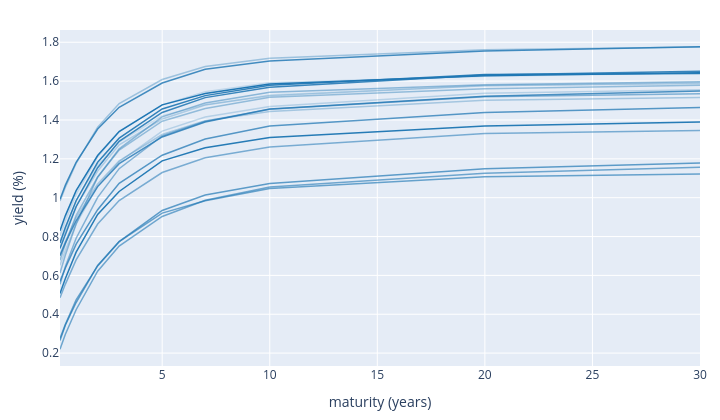

Write notebook code for a chart like this one.
### Markdown cell above
### 金利カーブ PCA — Level / Slope / Curvature

国債利回りは満期ごとに 1 本ずつあり(イールドカーブ)、毎日まとめて動きます。
日次変化を PCA すると、世界中の市場で繰り返し観測される 3 つの主成分が現れます。

- **PC1 Level(水平移動)**: 全満期が同方向に動く。全分散の大半を占める。
- **PC2 Slope(傾き)**: 短期と長期が逆方向に動く(スティープ化・フラット化)。
- **PC3 Curvature(曲率)**: 中期だけが逆に動く(バタフライ)。

合成した金利カーブパネル(500 営業日 × 10 満期)で再現します。まずデータを眺めます。

### Code cell
# Synthetic yield-curve panel: sampled curves from oldest (light) to newest (dark).
mats, curves = make_yield_curves(n_days=500, seed=42)
fig = plotting.plotly_yield_curves(mats, curves.to_numpy(), every=25)
fig.show()

### Figure 1 — Plotly figure (JSON) as saved in the notebook; plotly's stock layout.template omitted (floating-point values rounded to 4 significant figures)
{"data": [{"line": {"color": "rgba(31, 119, 180, 0.15)", "width": 1.5}, "mode": "lines", "name": "day 0", "showlegend": false, "type": "scatter", "x": [0.25, 0.5, 1.0, 2.0, 3.0, 5.0, 7.0, 10.0, 20.0, 30.0], "y": [0.7745, 0.8502, 0.9845, 1.167, 1.286, 1.422, 1.478, 1.528, 1.578, 1.586]}, {"line": {"color": "rgba(31, 119, 180, 0.19)", "width": 1.5}, "mode": "lines", "name": "day 25", "showlegend": false, "type": "scatter", "x": [0.25, 0.5, 1.0, 2.0, 3.0, 5.0, 7.0, 10.0, 20.0, 30.0], "y": [0.8034, 0.8831, 1.017, 1.211, 1.341, 1.478, 1.546, 1.592, 1.625, 1.642]}, {"line": {"color": "rgba(31, 119, 180, 0.24)", "width": 1.5}, "mode": "lines", "name": "day 50", "showlegend": false, "type": "scatter", "x": [0.25, 0.5, 1.0, 2.0, 3.0, 5.0, 7.0, 10.0, 20.0, 30.0], "y": [0.6522, 0.7291, 0.8648, 1.059, 1.185, 1.343, 1.415, 1.469, 1.538, 1.556]}, {"line": {"color": "rgba(31, 119, 180, 0.28)", "width": 1.5}, "mode": "lines", "name": "day 75", "showlegend": false, "type": "scatter", "x": [0.25, 0.5, 1.0, 2.0, 3.0, 5.0, 7.0, 10.0, 20.0, 30.0], "y": [0.7439, 0.8237, 0.9566, 1.137, 1.272, 1.405, 1.477, 1.524, 1.576, 1.59]}, {"line": {"color": "rgba(31, 119, 180, 0.33)", "width": 1.5}, "mode": "lines", "name": "day 100", "showlegend": false, "type": "scatter", "x": [0.25, 0.5, 1.0, 2.0, 3.0, 5.0, 7.0, 10.0, 20.0, 30.0], "y": [0.7064, 0.7751, 0.8965, 1.07, 1.19, 1.325, 1.396, 1.444, 1.502, 1.516]}, {"line": {"color": "rgba(31, 119, 180, 0.37)", "width": 1.5}, "mode": "lines", "name": "day 125", "showlegend": false, "type": "scatter", "x": [0.25, 0.5, 1.0, 2.0, 3.0, 5.0, 7.0, 10.0, 20.0, 30.0], "y": [0.9825, 1.054, 1.176, 1.363, 1.484, 1.608, 1.676, 1.718, 1.761, 1.775]}, {"line": {"color": "rgba(31, 119, 180, 0.42)", "width": 1.5}, "mode": "lines", "name": "day 150", "showlegend": false, "type": "scatter", "x": [0.25, 0.5, 1.0, 2.0, 3.0, 5.0, 7.0, 10.0, 20.0, 30.0], "y": [0.6783, 0.7615, 0.9091, 1.106, 1.245, 1.394, 1.459, 1.517, 1.56, 1.578]}, {"line": {"color": "rgba(31, 119, 180, 0.46)", "width": 1.5}, "mode": "lines", "name": "day 175", "showlegend": false, "type": "scatter", "x": [0.25, 0.5, 1.0, 2.0, 3.0, 5.0, 7.0, 10.0, 20.0, 30.0], "y": [0.6123, 0.7053, 0.8643, 1.105, 1.251, 1.416, 1.487, 1.543, 1.581, 1.597]}, {"line": {"color": "rgba(31, 119, 180, 0.51)", "width": 1.5}, "mode": "lines", "name": "day 200", "showlegend": false, "type": "scatter", "x": [0.25, 0.5, 1.0, 2.0, 3.0, 5.0, 7.0, 10.0, 20.0, 30.0], "y": [0.5546, 0.6458, 0.7912, 1.002, 1.149, 1.318, 1.394, 1.456, 1.52, 1.535]}, {"line": {"color": "rgba(31, 119, 180, 0.55)", "width": 1.5}, "mode": "lines", "name": "day 225", "showlegend": false, "type": "scatter", "x": [0.25, 0.5, 1.0, 2.0, 3.0, 5.0, 7.0, 10.0, 20.0, 30.0], "y": [0.4848, 0.5553, 0.6794, 0.8645, 0.9849, 1.129, 1.206, 1.261, 1.331, 1.345]}, {"line": {"color": "rgba(31, 119, 180, 0.60)", "width": 1.5}, "mode": "lines", "name": "day 250", "showlegend": false, "type": "scatter", "x": [0.25, 0.5, 1.0, 2.0, 3.0, 5.0, 7.0, 10.0, 20.0, 30.0], "y": [0.2201, 0.2967, 0.4233, 0.6216, 0.7508, 0.9031, 0.9867, 1.055, 1.126, 1.157]}, {"line": {"color": "rgba(31, 119, 180, 0.64)", "width": 1.5}, "mode": "lines", "name": "day 275", "showlegend": false, "type": "scatter", "x": [0.25, 0.5, 1.0, 2.0, 3.0, 5.0, 7.0, 10.0, 20.0, 30.0], "y": [0.2761, 0.3477, 0.4737, 0.6486, 0.7738, 0.9207, 0.9845, 1.047, 1.108, 1.121]}, {"line": {"color": "rgba(31, 119, 180, 0.69)", "width": 1.5}, "mode": "lines", "name": "day 300", "showlegend": false, "type": "scatter", "x": [0.25, 0.5, 1.0, 2.0, 3.0, 5.0, 7.0, 10.0, 20.0, 30.0], "y": [0.2653, 0.3444, 0.4603, 0.6513, 0.774, 0.9341, 1.014, 1.073, 1.149, 1.178]}, {"line": {"color": "rgba(31, 119, 180, 0.73)", "width": 1.5}, "mode": "lines", "name": "day 325", "showlegend": false, "type": "scatter", "x": [0.25, 0.5, 1.0, 2.0, 3.0, 5.0, 7.0, 10.0, 20.0, 30.0], "y": [0.5692, 0.6381, 0.7608, 0.9381, 1.074, 1.218, 1.302, 1.369, 1.438, 1.464]}, {"line": {"color": "rgba(31, 119, 180, 0.78)", "width": 1.5}, "mode": "lines", "name": "day 350", "showlegend": false, "type": "scatter", "x": [0.25, 0.5, 1.0, 2.0, 3.0, 5.0, 7.0, 10.0, 20.0, 30.0], "y": [0.701, 0.7675, 0.8812, 1.057, 1.175, 1.313, 1.389, 1.456, 1.523, 1.549]}, {"line": {"color": "rgba(31, 119, 180, 0.82)", "width": 1.5}, "mode": "lines", "name": "day 375", "showlegend": false, "type": "scatter", "x": [0.25, 0.5, 1.0, 2.0, 3.0, 5.0, 7.0, 10.0, 20.0, 30.0], "y": [0.9914, 1.065, 1.182, 1.353, 1.465, 1.59, 1.661, 1.704, 1.755, 1.777]}, {"line": {"color": "rgba(31, 119, 180, 0.87)", "width": 1.5}, "mode": "lines", "name": "day 400", "showlegend": false, "type": "scatter", "x": [0.25, 0.5, 1.0, 2.0, 3.0, 5.0, 7.0, 10.0, 20.0, 30.0], "y": [0.7382, 0.8132, 0.9532, 1.154, 1.29, 1.438, 1.515, 1.568, 1.631, 1.651]}, {"line": {"color": "rgba(31, 119, 180, 0.91)", "width": 1.5}, "mode": "lines", "name": "day 425", "showlegend": false, "type": "scatter", "x": [0.25, 0.5, 1.0, 2.0, 3.0, 5.0, 7.0, 10.0, 20.0, 30.0], "y": [0.7665, 0.8462, 0.9843, 1.182, 1.306, 1.457, 1.525, 1.579, 1.634, 1.64]}, {"line": {"color": "rgba(31, 119, 180, 0.96)", "width": 1.5}, "mode": "lines", "name": "day 450", "showlegend": false, "type": "scatter", "x": [0.25, 0.5, 1.0, 2.0, 3.0, 5.0, 7.0, 10.0, 20.0, 30.0], "y": [0.5069, 0.5841, 0.7198, 0.9136, 1.032, 1.189, 1.257, 1.309, 1.37, 1.389]}, {"line": {"color": "rgba(31, 119, 180, 1.00)", "width": 1.5}, "mode": "lines", "name": "day 475", "showlegend": false, "type": "scatter", "x": [0.25, 0.5, 1.0, 2.0, 3.0, 5.0, 7.0, 10.0, 20.0, 30.0], "y": [0.8295, 0.9077, 1.036, 1.217, 1.34, 1.478, 1.536, 1.585, 1.628, 1.643]}], "layout": {"height": 420, "margin": {"b": 50, "l": 60, "r": 20, "t": 30}, "width": 720, "xaxis": {"title": {"text": "maturity (years)"}}, "yaxis": {"title": {"text": "yield (%)"}}}}
